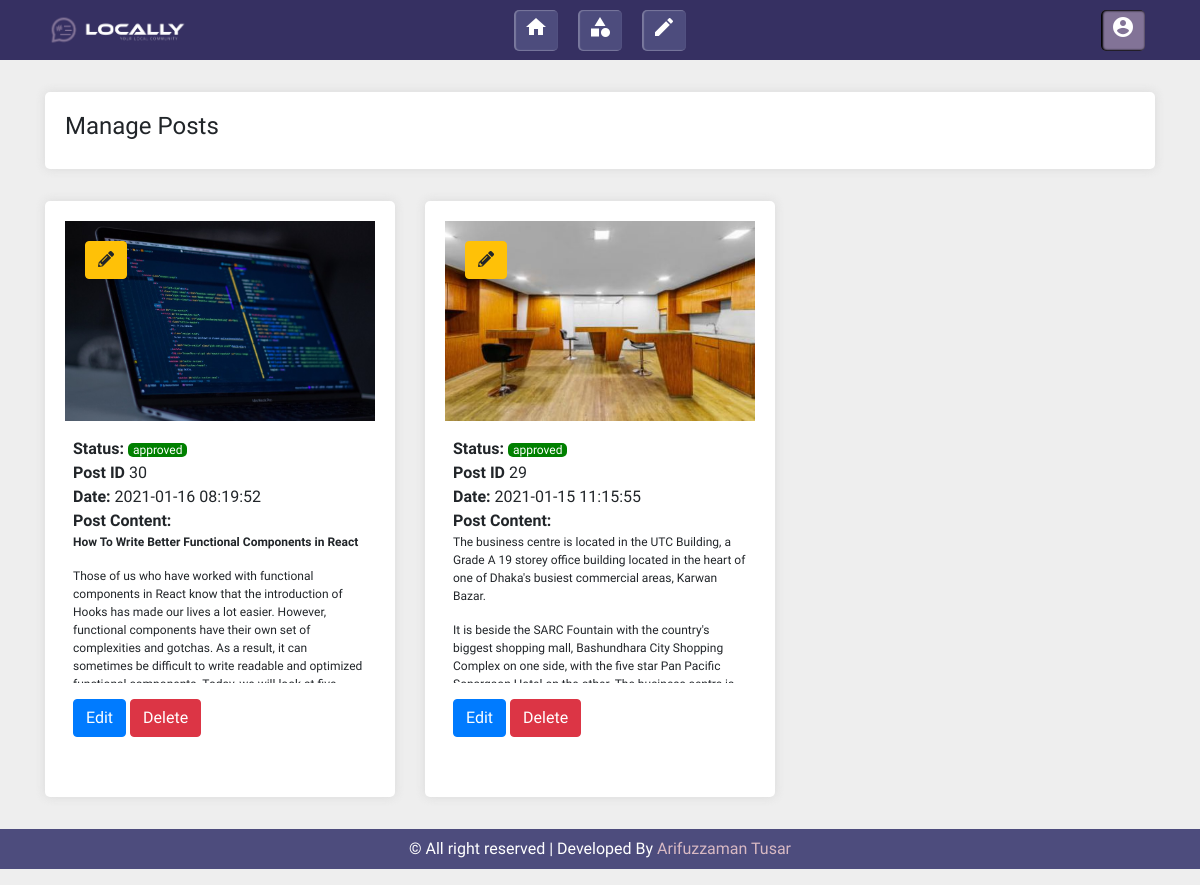
Screenshot of /manage-post.php (signed in) with the database file from the repository.
### tables this page shows
CREATE TABLE `posts` (
  `id` int(50) NOT NULL,
  `tittle` varchar(200) NOT NULL,
  `disc` longtext NOT NULL,
  `image` varchar(200) NOT NULL,
  `topic` varchar(200) NOT NULL,
  `topic_id` varchar(200) NOT NULL,
  `area` varchar(200) NOT NULL,
  `author` varchar(200) NOT NULL,
  `author_user` varchar(200) NOT NULL,
  `author_id` varchar(200) NOT NULL,
  `post_status` varchar(200) NOT NULL,
  `post_time` timestamp NOT NULL DEFAULT current_timestamp() ON UPDATE current_timestamp()
);

### login-session.php (called while the page is built, shortened)
<?php
    if(isset($_SESSION['username_session']))
    {
        $logged_user=  $_SESSION['username_session'];
        $admin_query = " SELECT * FROM `user` WHERE username LIKE '$logged_user' ";
        $result= mysqli_query($con,$admin_query);
        if (mysqli_num_rows($result) > 0) {
            while($row = mysqli_fetch_assoc($result)) {
                $userid= $row["id"];
            }
        }
    }
    else
    {
        header("location:login.php");
    }
?>

### manage-post.php (the view, shortened to what this page needs)
<?php
include "header.php";
?>
<div class="p-3"></div>
<div class="container">
    <div class="widget">
        <h4>Manage Posts</h4>
    </div>
</div>
<div class="p-3"></div>
<div class="container">
    <div class="row">
        <?php
        $topic_query = "SELECT *  FROM `posts` WHERE  `author_id` LIKE '$userid'  ORDER BY `id`  DESC";
        $result = mysqli_query($con, $topic_query);
        if (mysqli_num_rows($result) > 0) {
            while ($row = mysqli_fetch_assoc($result)) {
                $post_id = $row["id"];
                $post_disc = $row["disc"];
                $post_image = $row["image"];
                $post_topic_id = $row["topic_id"];
                $post_time = $row["post_time"];
                $post_stats = $row["post_status"];
                $topic_disc_length = strlen($post_disc);
                if ($topic_disc_length > 60) {
                    $topic_disc_short = substr($post_disc, 0, 800);
                } else {
                    $topic_disc_short = $post_disc;
                }
        ?>
                <div class="col-md-4 col-sm-4  ">
                    <div class="widget">
                        <div class="single_post_category">
                            <button type="button" class="btn btn-warning" data-toggle="modal" data-target="#imgID<?php echo $post_id ?>"><i class="fas fa-pencil-alt"></i> </button>
                        </div>
                        <a href="post.php?id= <?php echo $post_id ?>"><img class="mng_post_image" src="uploads/post__image/<?php echo $post_image ?>" width="100%" alt=""></a>
                        <div class="p-2">
                            <div class="topic-tittle pt-2"><b>Status:</b> <span class="<?php echo $post_stats ?>"><?php echo $post_stats ?></span></div>
                            <div class="topic-slug"><b>Post ID</b> <?php echo $post_topic_id ?></div>
                            <div class="topic-slug"><b>Date: </b><?php echo $post_time ?></div>
                            <div class="topic-details"><b> Post Content: </b> </div>
                            <div class="post_height"><?php echo $topic_disc_short ?></div>
                            <div class="">
                                <div class="p-2"></div>
                                <button type="button" class="btn btn-primary" data-toggle="modal" data-target="#editID<?php echo $post_id ?>">Edit </button>
                                <button type="button" class="btn btn-danger" data-toggle="modal" data-target="#delID<?php echo $post_id ?>">Delete </button>
                            </div>
                        </div>
                        <div class="p-3"></div>
                    </div>
                </div>
        <?php
            }
        }
        ?>
    </div>
</div>
<div class="p-3"></div>
<?php include 'footer.php'; ?>

### css/style.css (style rules this page uses)
* { font-family: "Hind Siliguri", sans-serif; }
a { color: black; }
body { background: rgb(238, 238, 238); }
.widget { transition: 0.5s; box-shadow: 0px 0px 10px rgba(207, 207, 207, 0.664); padding: 20px; background: white; border-radius: 5px; }
.single_post_category { padding-top: 20px; padding-left: 20px; position: absolute; }
.mng_post_image { transition: 1s; height: 200px; width: 100%; object-fit: cover; object-position: 100% 0%; }
.post_height { scroll-behavior: smooth; scrollbar-width: 2px !important; height: 150px; overflow: auto; font-size: 12px; }
.approved { font-size: 12px; color: white; background: green; border-radius: 5px; padding: 0px 5px; }

### rows the page displays
posts: image (picture), post_status "approved", topic "30", post_time "2021-01-16 08:19:52", disc "How To Write Better Functional Components in React Those of us who have worked with functional components in React know that the introduction of Hooks has made our lives a lot easier. However, functional components have their own set of complexities and gotchas. As a result, it can sometimes be difficult to write readable and optimized…"
posts: image (picture), post_status "approved", topic "29", post_time "2021-01-15 11:15:55", disc "The business centre is located in the UTC Building, a Grade A 19 storey office building located in the heart of one of Dhaka's busiest commercial areas, Karwan Bazar. It is beside the SARC Fountain with the country's biggest shopping mall, Bashundhara City Shopping Complex on one side, with the five star Pan Pacific…"
